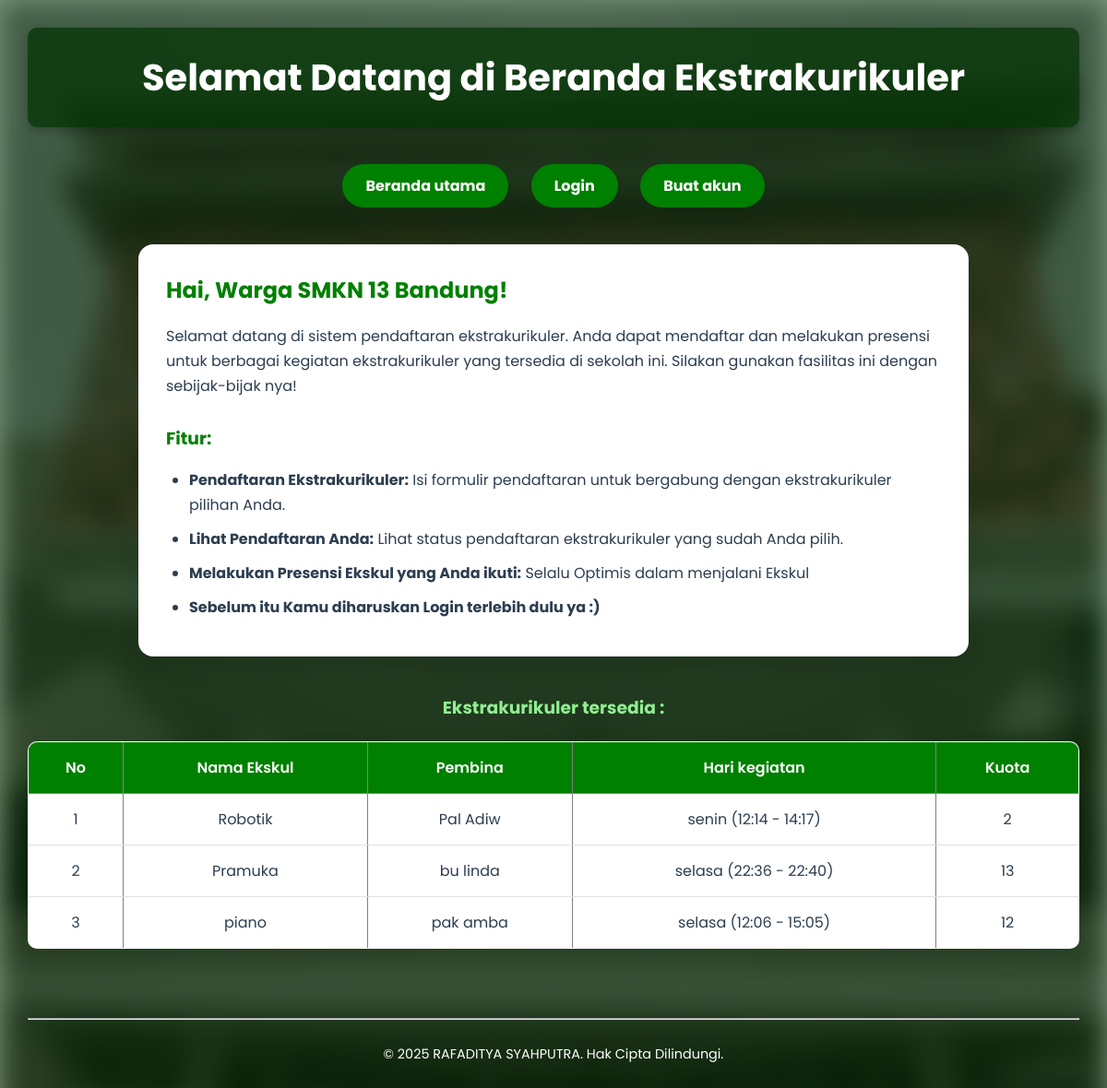
Screenshot of /index_siswa.php with the database file from the repository.
### tables this page shows
CREATE TABLE `eskul` (
  `id_eskul` int(11) NOT NULL,
  `nama_eskul` varchar(100) NOT NULL,
  `deskripsi` text NOT NULL,
  `pembina` varchar(100) NOT NULL,
  `hari_kegiatan` varchar(10) NOT NULL,
  `jam_mulai` time NOT NULL,
  `jam_selesai` time NOT NULL,
  `lokasi` varchar(100) NOT NULL,
  `kuota` int(11) DEFAULT NULL,
  `foto_eskul` varchar(255) DEFAULT NULL
);

### index_siswa.php (the view, shortened to what this page needs)
<?php
include 'koneksi.php';
$query = "SELECT * FROM eskul" ;
$result = $conn->query($query);
?>
<html>
<head>
</head>
<body>
    <h1>Selamat Datang di Beranda Ekstrakurikuler</h1>
    <p class="nav">
        <a href="index.php">Beranda utama</a>
        <a href="login_siswa.php">Login</a>
        <a href="regis_siswa.php">Buat akun</a></a>
     </p>
    <main class="text">
        <h2>Hai, Warga SMKN 13 Bandung! </h2>
        <p>Selamat datang di sistem pendaftaran ekstrakurikuler. Anda dapat mendaftar dan melakukan presensi untuk berbagai kegiatan ekstrakurikuler yang tersedia di sekolah ini. Silakan gunakan fasilitas ini dengan sebijak-bijak nya!</p>
        <br>
        <h3>Fitur:</h3>
            <ul>
                <li><strong>Pendaftaran Ekstrakurikuler:</strong> Isi formulir pendaftaran untuk bergabung dengan ekstrakurikuler pilihan Anda.</li>
                <li><strong>Lihat Pendaftaran Anda:</strong> Lihat status pendaftaran ekstrakurikuler yang sudah Anda pilih.</li>
                <li><strong>Melakukan Presensi Ekskul yang Anda ikuti:</strong> Selalu Optimis dalam menjalani Ekskul</li>
                <li><strong>Sebelum itu Kamu diharuskan Login terlebih dulu ya :)</strong></li>
            </ul>
   </main>
        <h3>Ekstrakurikuler tersedia :</h3>
        <table border="1">
        <tr>
            <th>No</th>
            <th>Nama Ekskul</th>
            <th>Pembina</th>
            <th>Hari kegiatan</th>
            <th>Kuota</th>
        </tr>
        <tr>
        <?php
        if ($result->num_rows > 0) {
            $no = 1;
            while ($row = $result->fetch_assoc()) {
                echo "<tr>";
                echo "<td>" . $no++ . "</td>";
                echo "<td>" . htmlspecialchars($row['nama_eskul']) . "</td>";
                echo "<td>" . htmlspecialchars($row['pembina']) . "</td>";
                echo "<td>" . htmlspecialchars($row['hari_kegiatan']) . " ("
                            . htmlspecialchars(substr($row['jam_mulai'], 0, 5)) . " - "
                            . htmlspecialchars(substr($row['jam_selesai'], 0, 5)) . ")</td>";
                echo "<td>" . htmlspecialchars($row['kuota']) . "</td>";
                echo "</tr>";
            }
        }
        ?>
        </tr>
    </table>
        <footer>
            <hr><br>
            <p>&copy;  <?php echo date('Y');?>  RAFADITYA SYAHPUTRA. Hak Cipta Dilindungi.</p>
        </footer>
</body>
</html>

### index_siswa.php (style rules this page uses)
* { margin: 0; padding: 0; box-sizing: border-box; }
body { font-family: 'Poppins', sans-serif; color: #2c3e50; line-height: 1.7; padding: 30px; position: relative; min-height: 100vh; z-index: 1; }
body::before { content: ""; position: fixed; top: 0; left: 0; width: 100%; height: 100%; background-image: url('smkn13.jpg'); background-size: cover; background-position: center; background-repeat: no-repeat; filter: blur(15px) brightness(0.6); z-index: -2; pointer-events: none; }
body::after { content: ""; position: fixed; top: 0; left: 0; width: 100%; height: 100%; background: rgba(0, 50, 0, 0.5); z-index: -1; pointer-events: none; }
h1 { text-align: center; font-size: 2.5em; background: rgba(0, 50, 0, 0.7); color: white; padding: 20px; border-radius: 10px; margin-bottom: 30px; box-shadow: 0 4px 8px rgba(0, 0, 0, 0.2); animation: fadeIn 1s ease-in-out; }
h1 { animation: fadeIn 1s ease forwards; }
.nav { animation: slideIn 1.4s ease forwards; }
main.text { animation: fadeIn 1.2s ease forwards; }
table { animation: slideIn 1.4s ease forwards; }
.nav { text-align: center; margin-bottom: 30px; }
.nav a { display: inline-block; margin: 10px; padding: 10px 25px; background-color: green; color: #fff; border-radius: 30px; text-decoration: none; font-weight: bold; transition: all 0.3s ease-in-out; }
main.text { max-width: 900px; margin: auto; background-color: #ffffff; padding: 30px; border-radius: 16px; box-shadow: 0 10px 25px rgba(0, 0, 0, 0.08); margin-bottom: 40px; }
main.text h2 { color: green; margin-bottom: 15px; }
main.text ul { margin-top: 15px; padding-left: 25px; }
main.text li { margin-bottom: 10px; }
main.text h3 { color: green; animation: none; text-align: left; }
h3 { color: #90EE90; animation: slideIn 1.4s ease forwards; text-align: center; }
table { width: 100%; border-collapse: collapse; margin: 20px auto; background-color: #fff; box-shadow: 0 4px 20px rgba(0, 0, 0, 0.05); border-radius: 10px; overflow: hidden; }
table th, table td { padding: 15px; text-align: center; border-bottom: 1px solid #e0e0e0; }
table th { background-color: green; color: white; font-weight: 600; }
footer { text-align: center; color: white; font-size: 0.9em; padding: 25px 0; margin-top: 50px; }

### rows the page displays
eskul: nama_eskul "Robotik", pembina "Pal Adiw", hari_kegiatan "senin", jam_mulai "12:14", jam_selesai "14:17", kuota "2"
eskul: nama_eskul "Pramuka", pembina "bu linda", hari_kegiatan "selasa", jam_mulai "22:36", jam_selesai "22:40", kuota "13"
eskul: nama_eskul "piano", pembina "pak amba", hari_kegiatan "selasa", jam_mulai "12:06", jam_selesai "15:05", kuota "12"
